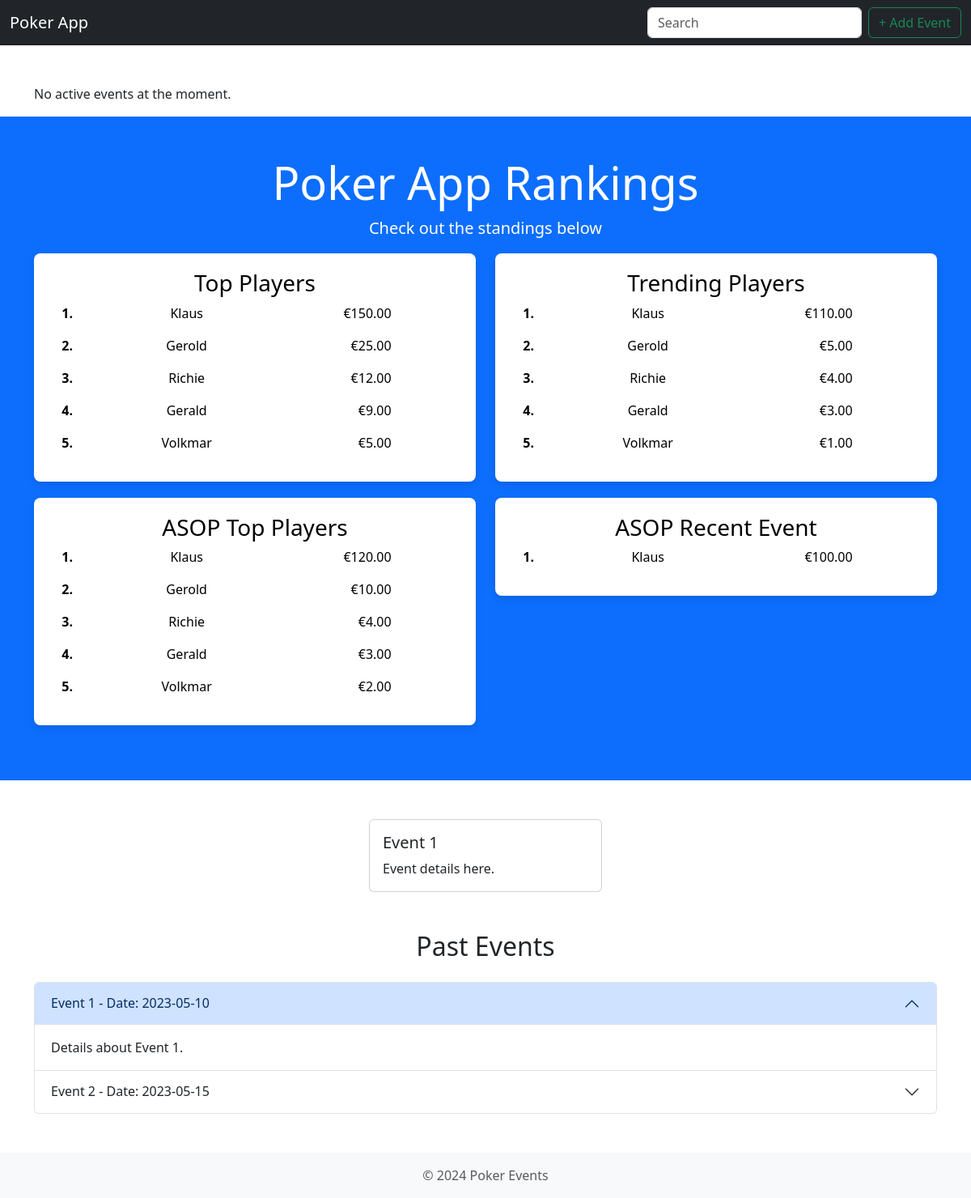
The app's page /, older data.
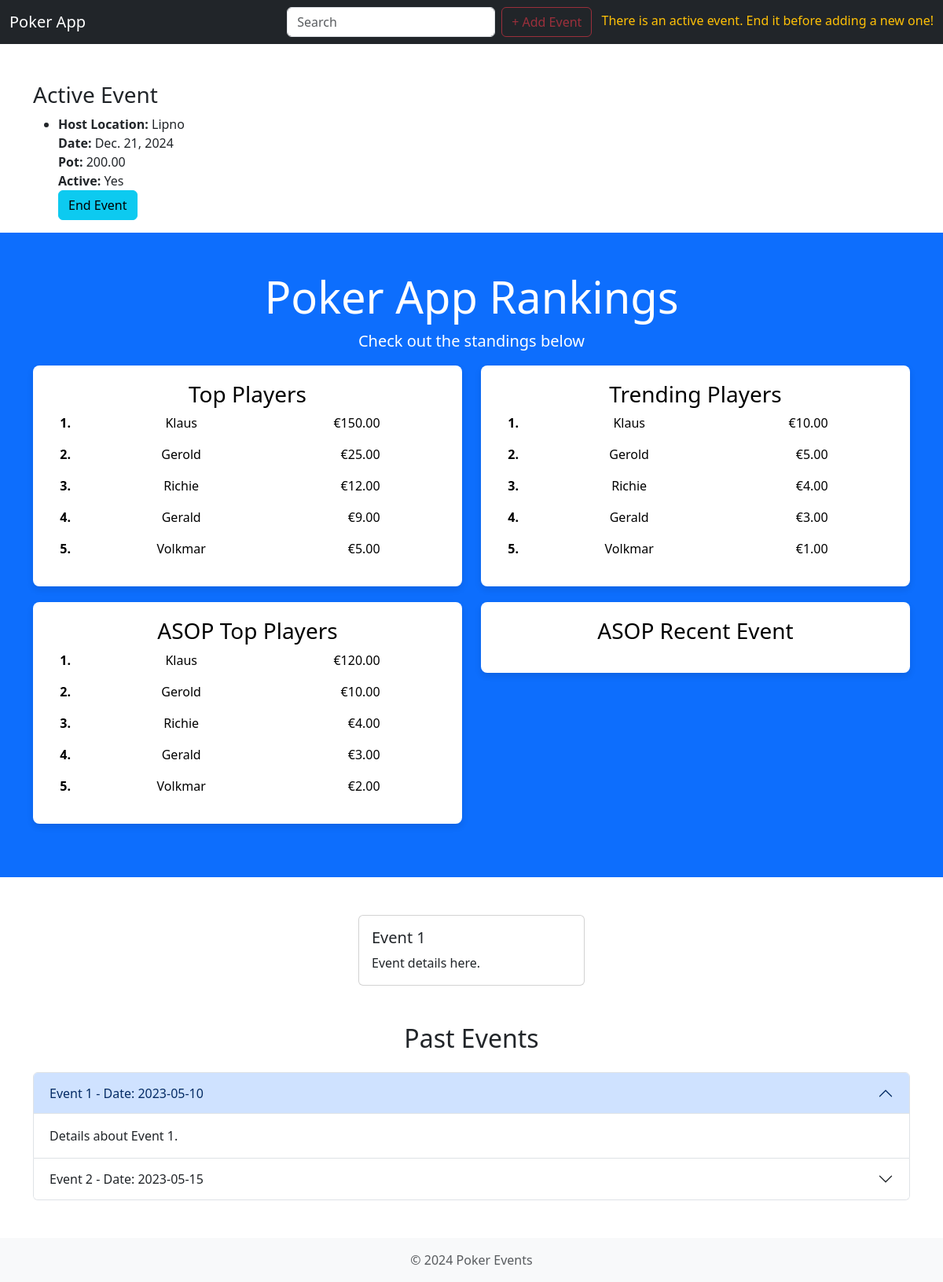
The same page, newer data.
### poker_data/models.py (models this page shows, shortened)
class Player(models.Model):
    name = models.CharField(max_length=100)
    founding_member = models.BooleanField(default=False)
    first_participation = models.DateField(blank=True, null=True)
    total_earnings = models.DecimalField(max_digits=10, decimal_places=2, default=0)

class Event(models.Model):
    host_location = models.CharField(max_length=100, blank=True, null=True)  # formerly "gastgeber_ort"
    participants = models.ManyToManyField(Player, through='EventParticipation', related_name='events')  # formerly "teilnehmer"
    pot = models.DecimalField(max_digits=10, decimal_places=2)
    date = models.DateField()  # formerly "datum" #TODO change format to dd.mm.yyyy
    active = models.BooleanField(default=True)  # formerly "active"
    asop = models.BooleanField(default=False)  # formerly "asop"
    host_player = models.ForeignKey(Player, on_delete=models.SET_NULL, blank=True, null=True, related_name='hosted_events')  # formerly "gastgeber_spieler"

### poker_events/views.py (the view)
# urls.py: 2. Add a URL to urlpatterns:  path('', views.home, name='home')
def home(request):
    top_players = Player.objects.all().order_by('-total_earnings')
    recent_events = Event.objects.order_by('-date')[:3]
    trend_players = (
        Player.objects.filter(event_participations__event__in=recent_events)
        .annotate(total_trend_earnings=Sum('event_participations__earnings', filter=Q(event_participations__event__in=recent_events)))
        .order_by('-total_trend_earnings')
    )
    if not trend_players.exists():
        trend_players = top_players
    active_events = Event.objects.filter(active=True)
    active_events_exist = active_events.exists()
    asop_players = (
        Player.objects.filter(event_participations__event__asop=True)
        .annotate(total_asop_earnings=Sum('event_participations__earnings'))
        .order_by('-total_asop_earnings')
    )
    last_asop_event = Event.objects.filter(asop=True).order_by('-date').first()
    last_asop_players = (
        Player.objects.filter(event_participations__event=last_asop_event)
        .annotate(last_asop_earnings=Sum('event_participations__earnings'))
        .order_by('-last_asop_earnings')
    )
    return render(request, 'home.html', {
        'top_players': top_players,
        'trend_players': trend_players,
        'asop_players': asop_players,
        'last_asop_players': last_asop_players,
        'active_events_exist': active_events_exist,
        'active_events': active_events,  # Pass active events to the template
    })

### poker_data/context_processors.py (called while the page is built)
def active_events_status(request):
    return {
        'active_events_exist': Event.objects.filter(active=True).exists()
    }

### templates/home.html (shortened to what this page needs)
{% extends 'base.html' %}
{% block content %}
  <div class="container mt-5">
    {% if active_events_exist %}
      <h3>Active Event</h3>
      <ul>
        {% for event in active_events %}
          <li>
            <strong>Host Location:</strong> {{ event.host_location }} <br />
            <strong>Date:</strong> {{ event.date }} <br />
            <strong>Pot:</strong> {{ event.pot }} <br />
            <strong>Active:</strong> {{ event.active|yesno:'Yes,No' }} <br />
            <a href="{% url 'end_event' event.id %}" class="btn btn-info">End Event</a>
          </li>
        {% endfor %}
      </ul>
    {% else %}
      <p>No active events at the moment.</p>
    {% endif %}
  </div>
  <section class="bg-primary text-white text-center py-5">
    <div class="container">
      <h1 class="display-4">Poker App Rankings</h1>
      <p class="lead">Check out the standings below</p>
      <div class="row text-black">
        <div class="col-md-6">
          <div class="ranking-card">
            <h3>Top Players</h3>
            <ol class="list-unstyled">
              {% for player in top_players %}
                <li class="d-flex justify-content-start align-items-center mb-3">
                  <div class="rank col-1">
                    <strong>{{ forloop.counter }}.</strong>
                  </div>
                  <div class="player-name col-6">{{ player.name }}</div>
                  <div class="earnings col-3 text-end">€{{ player.total_earnings|floatformat:2 }}</div>
                </li>
              {% endfor %}
            </ol>
          </div>
        </div>
        <div class="col-md-6">
          <div class="ranking-card">
            <h3>Trending Players</h3>
            <ol class="list-unstyled">
              {% for player in trend_players %}
                <li class="d-flex justify-content-start align-items-center mb-3">
                  <div class="rank col-1">
                    <strong>{{ forloop.counter }}.</strong>
                  </div>
                  <div class="player-name col-6">{{ player.name }}</div>
                  <div class="earnings col-3 text-end">€{{ player.total_trend_earnings|floatformat:2 }}</div>
                </li>
              {% endfor %}
            </ol>
          </div>
        </div>
        <div class="col-md-6">
          <div class="ranking-card">
            <h3>ASOP Top Players</h3>
            <ol class="list-unstyled">
              {% for player in asop_players %}
                <li class="d-flex justify-content-start align-items-center mb-3">
                  <div class="rank col-1">
                    <strong>{{ forloop.counter }}.</strong>
                  </div>
                  <div class="player-name col-6">{{ player.name }}</div>
                  <div class="earnings col-3 text-end">€{{ player.total_asop_earnings|floatformat:2 }}</div>
                </li>
              {% endfor %}
            </ol>
          </div>
        </div>
        <div class="col-md-6">
          <div class="ranking-card">
            <h3>ASOP Recent Event</h3>
            <ol class="list-unstyled">
              {% for player in last_asop_players %}
                <li class="d-flex justify-content-start align-items-center mb-3">
                  <div class="rank col-1">
                    <strong>{{ forloop.counter }}.</strong>
                  </div>
                  <div class="player-name col-6">{{ player.name }}</div>
                  <div class="earnings col-3 text-end">€{{ player.last_asop_earnings|floatformat:2 }}</div>
                </li>
              {% endfor %}
            </ol>
          </div>
        </div>
      </div>
    </div>
  </section>
  <div id="eventCarousel" class="carousel slide my-5" data-bs-ride="carousel">
    <div class="carousel-inner">
      <div class="carousel-item active">
        <div class="card mx-auto" style="width: 18rem;">
          <div class="card-body">
            <h5 class="card-title">Event 1</h5>
            <p class="card-text">Event details here.</p>
          </div>
        </div>
      </div>
    </div>
    <button class="carousel-control-prev" type="button" data-bs-target="#eventCarousel" data-bs-slide="prev">
      <span class="carousel-control-prev-icon" aria-hidden="true"></span>
    </button>
    <button class="carousel-control-next" type="button" data-bs-target="#eventCarousel" data-bs-slide="next">
      <span class="carousel-control-next-icon" aria-hidden="true"></span>
    </button>
  </div>
  <section class="container my-5">
    <h2 class="text-center mb-4">Past Events</h2>
    <div class="accordion" id="pastEventsAccordion">
      <div class="accordion-item">
        <h2 class="accordion-header" id="headingOne"><button class="accordion-button" type="button" data-bs-toggle="collapse" data-bs-target="#collapseOne" aria-expanded="true" aria-controls="collapseOne">Event 1 - Date: 2023-05-10</button></h2>
        <div id="collapseOne" class="accordion-collapse collapse show" aria-labelledby="headingOne" data-bs-parent="#pastEventsAccordion">
          <div class="accordion-body">Details about Event 1.</div>
        </div>
      </div>
      <div class="accordion-item">
        <h2 class="accordion-header" id="headingTwo"><button class="accordion-button collapsed" type="button" data-bs-toggle="collapse" data-bs-target="#collapseTwo" aria-expanded="false" aria-controls="collapseTwo">Event 2 - Date: 2023-05-15</button></h2>
      </div>
    </div>
  </section>
{% endblock %}

### templates/base.html (shortened to what this page needs)
{% load static %}
<!DOCTYPE html>
<html lang="en">
  <head>
    <link href="https://cdn.jsdelivr.net/npm/bootstrap@5.3.0/dist/css/bootstrap.min.css" rel="stylesheet" />
    <link rel="stylesheet" href="{% static 'style.css' %}" />
  </head>
  <body>
    <nav class="navbar navbar-expand-lg navbar-dark bg-dark sticky-top">
      <div class="container-fluid">
        <a class="navbar-brand" href="{% url 'home' %}">Poker App</a>
        <div class="collapse navbar-collapse" id="navbarNav">
          <ul class="navbar-nav ms-auto">
            <li class="nav-item">
              <input class="form-control me-2" type="search" placeholder="Search" aria-label="Search" />
            </li>
            <li class="nav-item">
              {% if active_events_exist %}
                <button class="btn btn-outline-danger ms-2" type="button" disabled>+ Add Event</button>
                <span class="text-warning ms-2">There is an active event. End it before adding a new one!</span>
              {% else %}
                <a href="{% url 'add_event' %}" class="btn btn-outline-success ms-2">+ Add Event</a>
              {% endif %}
            </li>
          </ul>
        </div>
      </div>
    </nav>
    <body>
      {% block content %}
      {% endblock %}
    </body>
    <footer class="footer mt-auto py-3 bg-light">
      <div class="container text-center">
        <span class="text-muted">© 2024 Poker Events</span>
      </div>
    </footer>
  </body>
</html>

### static/style.css (style rules this page uses)
.ranking-card { box-shadow: 0 4px 8px rgba(0, 0, 0, 0.1); border-radius: 8px; padding: 20px; background-color: #fff; margin-bottom: 20px; }

Row changes from the older to the newer data that the page shows:
no longer on one of the page's lists (row unchanged): Player: name "Klaus", last_asop_earnings "100.00"
added Event: host_location "Lipno", date "Dec. 21, 2024", pot "200.00", active "Yes"
computed for Player "Klaus": total_trend_earnings "110.00" → "10.00"
Text that changed along with them:
text no longer shown: "No active events at the moment."
text now shown: "There is an active event. End it before adding a new one! Active Event"
